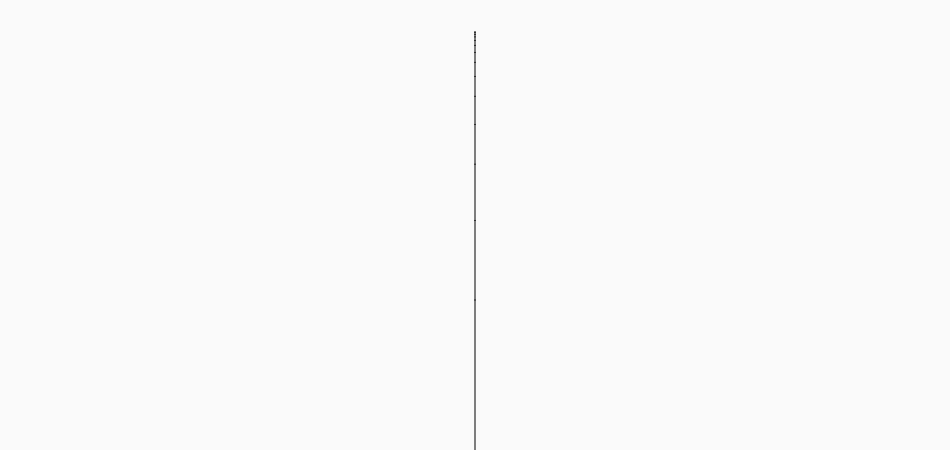
Frame 1 (no input)
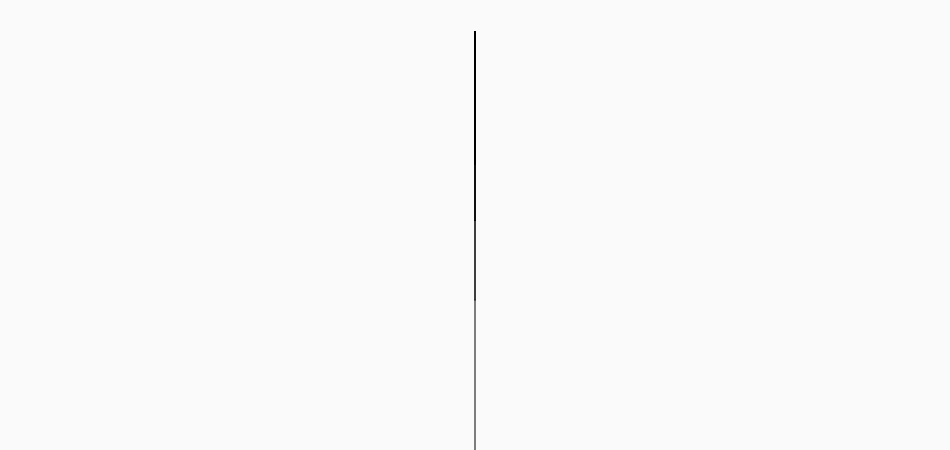
Frame 60 (no input)
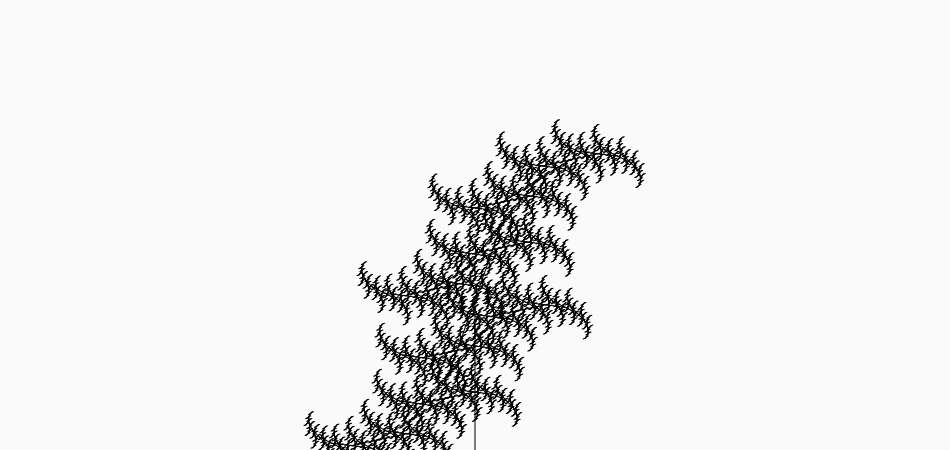
Frame 120 (the mouse pressed at the canvas centre since frame 60)

The p5.js sketch that drew these frames (run headless with seeded random() and noise() and a simulated clock; from frame 60 on, the mouse is pressed at the canvas centre):

// p5.js sketch
// ── sketch.js
/* OpenProcessing Tweak of *@*http://www.openprocessing.org/sketch/8941*@* */
/* !do not delete the line above, required for linking your tweak if you upload again */
var curlx;
var curly;
var f;
var deley;
var growth;
var growthTarget;
 
function setup() 
{ 
  createCanvas(950,450); 
  
  curlx = 0;
  curly = 0;
  f = sqrt(2)/2.0; 
  deley = 10;
  growth = 0;
  growthTarget = 0;
} 

function draw() 
{ 
  background(250); 
  stroke(0); 
  curlx += (radians(360./height*mouseX)-curlx)/deley; 
  curly += (radians(360./height*mouseY)-curly)/deley; 
  translate(width/2,height/3*2); 
  line(0,0,0,height/2); 
  branch(height/4.,17); 
  growth += (growthTarget/10-growth+1.)/deley; 
} 
 
function mouseWheel(delta) 
{ 
  growthTarget += delta; 
} 
 
function branch(len, num) 
{ 
  len *= f; 
  num -= 1; 
  if((len > 1) && (num > 0)) 
  { 
    push(); 
    rotate(curlx); 
    line(0,0,0,-len); 
    translate(0,-len); 
    branch(len,num); 
    pop(); 
    
    /* 
    push(); 
    line(0,0,0,-len); 
    translate(0,-len); 
    branch(len); 
    pop(); 
    */
    
    len *= growth; 
    push(); 
    rotate(curlx-curly); 
    line(0,0,0,-len); 
    translate(0,-len); 
    branch(len,num); 
    pop(); 
    //len /= growth; 
  } 
} 
